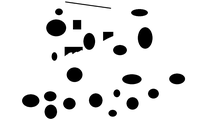
#> input picture subtask2/map3.png, 214 x 120 px, shrunk from 1152 x 648 before the run
$ python subtask2_2.py
#> lines starting #> are read from the running program, lines starting #| are printed output that depends on the picture; after the words box and inside, x2 and y2 are one past the last pixel; in counts of white or black regions, pixels touching at a corner belong together
"""
Subtask 2.2: Independent swarm with IVP + RK4.
- Path from map (A*, spline, path with width). Robots deployed in squares at A and B.
- Motion: ẋ = v, v̇ = (1/m)(F_goal + F_rep_robots + F_rep_walls + F_damp); velocity saturation.
- Walls of the path act like other robots: same repulsion law when robot is near left/right boundary.
- Output: live display + save as .gif only.
"""

import numpy as np
from scipy.interpolate import splprep, splev
from scipy.ndimage import binary_dilation
import matplotlib.pyplot as plt
from matplotlib.patches import Circle
import matplotlib.animation as animation
from pathlib import Path
import heapq

# --------------- Path ---------------
MAP_IMAGE = "map3.png"
OBSTACLE_THRESHOLD = 0.5
INFLATE_MARGIN = 3
PATH_WIDTH_PX = 35
A_PX = [80.0, 80.0]

# --------------- Robot dynamics ---------------
M = 1.0
K_P = 9.0
K_REP = 300.0
K_D = 0.0
R_SAFE = 25.0
V_MAX = 18.0

# Walls = same repulsion as robots (path boundaries act as virtual robots)
WALL_SAFE = 10.0        # repulsion from wall when distance < this (like R_SAFE for walls)
K_REP_WALL = 650.0      # can tune separately from robot repulsion

GOAL_REACHED_RADIUS = 40.0
SAVE_VIDEO = True
OUTPUT_VIDEO = "subtask22_output.gif"

ROBOT_RADIUS_PX = 4.0
SQUARE_SIZE = 2
SPACING = 15.0
DT = 0.08
N_SUBSTEPS = 5


def image_to_obstacle_grid(img, threshold=0.5):
    if img.ndim >= 3:
        gray = np.mean(img[..., :3], axis=2)
    else:
        gray = np.asarray(img, dtype=float)
    if gray.max() > 1:
        gray = gray / 255.0
    return gray < threshold


def inflate_obstacles(obstacle, margin):
    if margin <= 0:
        return obstacle
    footprint = np.ones((2 * margin + 1, 2 * margin + 1))
    return binary_dilation(obstacle, structure=footprint)


def astar(grid, start, goal):
    H, W = grid.shape
    start = (int(round(start[0])), int(round(start[1])))
    goal = (int(round(goal[0])), int(round(goal[1])))
    for pt in [start, goal]:
        if not (0 <= pt[0] < W and 0 <= pt[1] < H) or grid[pt[1], pt[0]]:
            return None
    neighbors = [(-1,-1),(-1,0),(-1,1),(0,-1),(0,1),(1,-1),(1,0),(1,1)]
    g, parent = {start: 0}, {}
    open_set = [(0, start)]
    while open_set:
        _, (x, y) = heapq.heappop(open_set)
        if (x, y) == goal:
            path = []
            cur = goal
            while cur is not None:
                path.append(cur)
                cur = parent.get(cur)
            return list(reversed(path))
        for dx, dy in neighbors:
            nx, ny = x + dx, y + dy
            if not (0 <= nx < W and 0 <= ny < H) or grid[ny, nx]:
                continue
            cost = np.sqrt(dx*dx + dy*dy)
            ng = g[(x, y)] + cost
            if (nx, ny) not in g or ng < g[(nx, ny)]:
                g[(nx, ny)] = ng
                heapq.heappush(open_set, (ng + np.hypot(nx - goal[0], ny - goal[1]), (nx, ny)))
                parent[(nx, ny)] = (x, y)
    return None


def simplify_path(path, step=5):
    if len(path) <= 3:
        return path
    out = [path[0]]
    for i in range(step, len(path) - 1, step):
        out.append(path[i])
    out.append(path[-1])
    return out


def spline_from_points(x_pts, y_pts):
    pts = np.column_stack([np.asarray(x_pts, dtype=float), np.asarray(y_pts, dtype=float)])
    n = len(pts)
    if n < 2:
        return None
    k = min(3, n - 1)
    tck, _ = splprep([pts[:, 0], pts[:, 1]], s=0, k=k)
    return tck


def path_boundaries(x_pts, y_pts, width, n_sample=200):
    tck = spline_from_points(x_pts, y_pts)
    if tck is None:
        return None
    u_fine = np.linspace(0, 1, n_sample)
    x_c, y_c = splev(u_fine, tck)
    dx, dy = splev(u_fine, tck, der=1)
    norm = np.sqrt(dx**2 + dy**2) + 1e-12
    nx, ny = -dy / norm, dx / norm
    half = width / 2
    x_left = x_c + half * nx
    y_left = y_c + half * ny
    x_right = x_c - half * nx
    y_right = y_c - half * ny
    return (x_c, y_c), (x_left, y_left), (x_right, y_right), tck


def nearest_on_polyline(x, y, x_pts, y_pts):
    """Nearest point on polyline (x_pts, y_pts) to (x, y). Returns (x_n, y_n, dist)."""
    d2 = (x_pts - x)**2 + (y_pts - y)**2
    i = np.argmin(d2)
    return x_pts[i], y_pts[i], np.sqrt(d2[i])


def build_path_from_map(map_path):
    img = plt.imread(str(map_path))
#> img is the input picture: shape (120, 214, 4) float32; mean R, G, B, A 0.896, 0.896, 0.896, 1
    H, W = img.shape[0], img.shape[1]
#> H = 120; W = 214
    B = [W - 80.0, H - 80.0]
#> B = [134, 40]
    A = list(A_PX)
    obstacle = image_to_obstacle_grid(img, OBSTACLE_THRESHOLD)
#> in image_to_obstacle_grid, `return gray < threshold`:
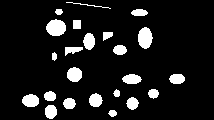
#> returned value: shape (120, 214) bool; 10.3% white; 23 white regions, largest, box (x1, y1, x2, y2) and area: (46, 19, 66, 36) 262, (138, 27, 153, 49) 246, (67, 67, 82, 82) 179
    margin = int(np.ceil(PATH_WIDTH_PX / 2) + 10) + INFLATE_MARGIN
    obstacle_inflated = inflate_obstacles(obstacle, margin)
#> in inflate_obstacles, `return binary_dilation(obstacle, structure=footprint)`:
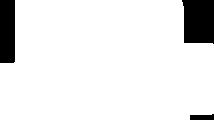
#> returned value: shape (120, 214) bool; 90.8% white; 3 black regions, box (x1, y1, x2, y2) and area: (182, 0, 214, 44) 1299, (0, 0, 15, 63) 944, (190, 114, 214, 120) 122
    path_pixels = astar(obstacle_inflated, (A[0], A[1]), (B[0], B[1]))
    if path_pixels is None or len(path_pixels) < 2:
        path_pixels = [(A[0], A[1]), (B[0], B[1])]
#> path_pixels = [(80, 80), (134, 40)]
    path_pixels = simplify_path(path_pixels, max(1, len(path_pixels) // 25))
    x_pts = [p[0] for p in path_pixels]
#> x_pts = [80, 134]
    y_pts = [p[1] for p in path_pixels]
#> y_pts = [80, 40]
    result = path_boundaries(x_pts, y_pts, PATH_WIDTH_PX)
    if result is None:
        result = path_boundaries([A[0], B[0]], [A[1], B[1]], PATH_WIDTH_PX)
    (x_c, y_c), (x_left, y_left), (x_right, y_right), tck = result
#> x_c = 200 values from 80 to 134
    return A, B, tck, (x_c, y_c), (x_left, y_left), (x_right, y_right), (W, H), img


def deploy_square(center, goal, n_side, spacing):
    robots = []
    for i in range(n_side):
        for j in range(n_side):
            x = center[0] + (i - (n_side - 1) / 2) * spacing
            y = center[1] + (j - (n_side - 1) / 2) * spacing
            robots.append({"x": x, "y": y, "vx": 0.0, "vy": 0.0, "goal": goal})
    return robots


def f_rep(xi, yi, xj, yj, k_rep, r_safe):
    """Repulsive force on (xi,yi) from (xj,yj). Same law for robot-robot and robot-wall."""
    dx, dy = xi - xj, yi - yj
    d = np.hypot(dx, dy) + 1e-12
    if d >= r_safe:
        return 0.0, 0.0
    f = k_rep / (d * d)
    return f * (dx / d), f * (dy / d)


def acceleration(robot, robots, goal, x_left, y_left, x_right, y_right, k_p, k_rep, k_rep_wall, k_d, r_safe, wall_safe, m):
    xi, yi = robot["x"], robot["y"]
    vx, vy = robot["vx"], robot["vy"]
    gx, gy = goal[0], goal[1]
    # Target
    d_goal = np.hypot(gx - xi, gy - yi) + 1e-12
    Fgx = k_p * (gx - xi) / d_goal * min(1.0, d_goal)
    Fgy = k_p * (gy - yi) / d_goal * min(1.0, d_goal)
    # Repulsion from other robots
    Frx, Fry = 0.0, 0.0
    for other in robots:
        if other is robot:
            continue
        fx, fy = f_rep(xi, yi, other["x"], other["y"], k_rep, r_safe)
        Frx += fx
        Fry += fy
    # Repulsion from walls (same law as robots: walls = virtual robots)
    xl, yl, dl = nearest_on_polyline(xi, yi, x_left, y_left)
    if dl < wall_safe:
        fx, fy = f_rep(xi, yi, xl, yl, k_rep_wall, wall_safe)
        Frx += fx
        Fry += fy
    xr, yr, dr = nearest_on_polyline(xi, yi, x_right, y_right)
    if dr < wall_safe:
        fx, fy = f_rep(xi, yi, xr, yr, k_rep_wall, wall_safe)
        Frx += fx
        Fry += fy
    # Damping
    Fdx = -k_d * vx
    Fdy = -k_d * vy
    ax = (Fgx + Frx + Fdx) / m
    ay = (Fgy + Fry + Fdy) / m
    return ax, ay


def velocity_saturate(vx, vy, v_max):
    v = np.hypot(vx, vy) + 1e-12
    if v <= v_max:
        return vx, vy
    s = v_max / v
    return vx * s, vy * s


def state_to_vec(robots):
    out = []
    for r in robots:
        out.extend([r["x"], r["y"], r["vx"], r["vy"]])
    return np.array(out, dtype=float)


def vec_to_state(robots, vec):
    for i, r in enumerate(robots):
        j = i * 4
        r["x"], r["y"] = vec[j], vec[j+1]
        r["vx"], r["vy"] = vec[j+2], vec[j+3]


def rhs(vec, robots, goals, x_left, y_left, x_right, y_right):
    vec_to_state(robots, vec)
    out = np.zeros_like(vec)
    for i, r in enumerate(robots):
        ax, ay = acceleration(r, robots, goals[i], x_left, y_left, x_right, y_right,
                              K_P, K_REP, K_REP_WALL, K_D, R_SAFE, WALL_SAFE, M)
        j = i * 4
        out[j], out[j+1] = r["vx"], r["vy"]
        out[j+2], out[j+3] = ax, ay
    return out


def rk4_step(vec, dt, robots, goals, x_left, y_left, x_right, y_right):
    k1 = rhs(vec, robots, goals, x_left, y_left, x_right, y_right)
    vec_to_state(robots, vec + 0.5*dt*k1)
    k2 = rhs(vec, robots, goals, x_left, y_left, x_right, y_right)
    vec_to_state(robots, vec + 0.5*dt*k2)
    k3 = rhs(vec, robots, goals, x_left, y_left, x_right, y_right)
    vec_to_state(robots, vec + dt*k3)
    k4 = rhs(vec, robots, goals, x_left, y_left, x_right, y_right)
    vec_to_state(robots, vec)
    new_vec = vec + (dt / 6.0) * (k1 + 2*k2 + 2*k3 + k4)
    for i in range(len(robots)):
        j = i * 4
        vx, vy = velocity_saturate(new_vec[j+2], new_vec[j+3], V_MAX)
        new_vec[j+2], new_vec[j+3] = vx, vy
    return new_vec


def main():
    map_path = Path(__file__).parent / MAP_IMAGE
    if not map_path.exists():
        print("Map not found:", MAP_IMAGE)
        return
    A, B, tck, (x_c, y_c), (x_left, y_left), (x_right, y_right), (W, H), img = build_path_from_map(map_path)
    robot_radius = ROBOT_RADIUS_PX

    robots_at_A = deploy_square(A, B, SQUARE_SIZE, SPACING)
    robots_at_B = deploy_square(B, A, SQUARE_SIZE, SPACING)
    robots = robots_at_A + robots_at_B
    goals = [r["goal"] for r in robots]

    fig, ax = plt.subplots(1, 1, figsize=(11.5, 6.5))
    ax.imshow(img, extent=[0, W, 0, H], aspect="equal", origin="lower", alpha=0.85, zorder=0)
    ax.set_xlim(0, W)
    ax.set_ylim(0, H)
    ax.set_aspect("equal")
    ax.set_xlabel("x")
    ax.set_ylabel("y")
    ax.set_title("Subtask 2.2: Swarm (IVP + RK4, walls = repulsion like robots)")

    ax.fill(np.r_[x_left, x_right[::-1]], np.r_[y_left, y_right[::-1]],
            color="lightgray", edgecolor="gray", linewidth=1, alpha=0.7, zorder=1)
    ax.plot(x_c, y_c, "k-", lw=1.5, label="Path centerline", zorder=2)
    ax.plot(A[0], A[1], "go", markersize=12, label="A", zorder=3)
    ax.plot(B[0], B[1], "rs", markersize=12, label="B", zorder=3)

    circles = []
    for r in robots:
        color = "blue" if r["goal"] is B else "red"
        circ = Circle((r["x"], r["y"]), robot_radius, color=color, ec="black", lw=1, zorder=4)
        ax.add_patch(circ)
        circles.append(circ)

    def init():
        for i, r in enumerate(robots):
            circles[i].center = (r["x"], r["y"])
        return circles

    all_reached_flag = [False]

    def frame_gen():
        for i in range(2000):
            yield i
            if all_reached_flag[0]:
                return

    def animate(frame):
        vec = state_to_vec(robots)
        for _ in range(N_SUBSTEPS):
            vec = rk4_step(vec, DT, robots, goals, x_left, y_left, x_right, y_right)
        vec_to_state(robots, vec)
        for i, r in enumerate(robots):
            circles[i].center = (r["x"], r["y"])
        if all(np.hypot(r["x"] - r["goal"][0], r["y"] - r["goal"][1]) <= GOAL_REACHED_RADIUS for r in robots):
            all_reached_flag[0] = True
        return circles

    init()

    if SAVE_VIDEO:
        output_path = OUTPUT_VIDEO
        writer = animation.PillowWriter(fps=25)
        writer.setup(fig, output_path, dpi=120)
        plt.ion()
        fig.show()
        writer.grab_frame()
        for frame in frame_gen():
            animate(frame)
            fig.canvas.draw()
            fig.canvas.flush_events()
            writer.grab_frame()
        writer.finish()
        print("Saved video to", output_path)
        plt.ioff()
    else:
        anim = animation.FuncAnimation(
            fig, animate, init_func=init, frames=frame_gen,
            interval=40, blit=True, repeat=False, cache_frame_data=False, save_count=2000
        )

    plt.show()


if __name__ == "__main__":
    main()
#> in deploy_square, `robots = []`: robots = []
#> after the loop in deploy_square, `for i in range(n_side):`: robots = 4 items
#> ``:
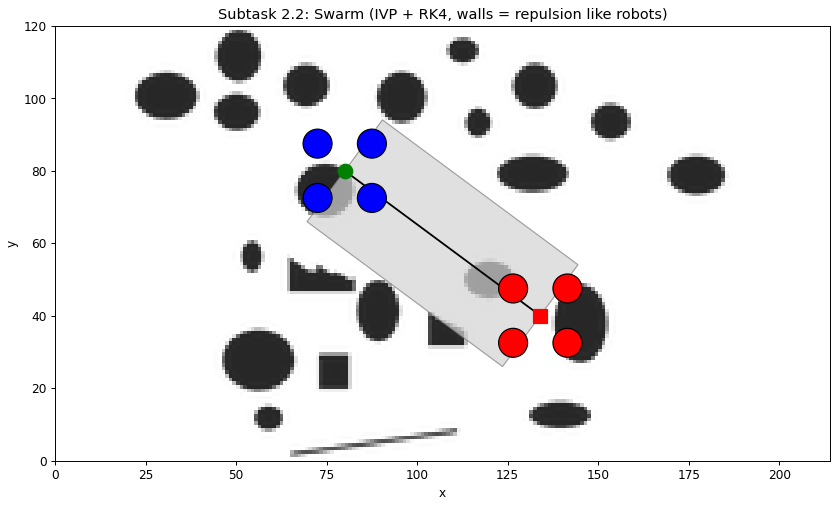
#> figure drawn by matplotlib, 1 panel
#> in state_to_vec, `out = []`: out = []
#> the loop in state_to_vec, `for r in robots:` made 8 passes
#> r on passes 1 to 8: {'x': 72.5, 'y': 72.5, 'vx': 0, 'vy': 0, 'goal': [134, 40]}, {'x': 72.5, 'y': 87.5, 'vx': 0, 'vy': 0, 'goal': [134, 40]}, {'x': 87.5, 'y': 72.5, 'vx': 0, 'vy': 0, 'goal': [134, 40]}, {'x': 87.5, 'y': 87.5, 'vx': 0, 'vy': 0, 'goal': [134, 40]}, {'x': 126.5, 'y': 32.5, 'vx': 0, 'vy': 0, 'goal': [80, 80]}, {'x': 126.5, 'y': 47.5, 'vx': 0, 'vy': 0, 'goal': [80, 80]}, {'x': 141.5, 'y': 32.5, 'vx': 0, 'vy': 0, 'goal': [80, 80]}, {'x': 141.5, 'y': 47.5, 'vx': 0, 'vy': 0, 'goal': [80, 80]}
#> after the loop in state_to_vec, `for r in robots:`: out = 32 values, max 141.5 at index 24, min 0 at index 2, mean 41.75
#> the loop in vec_to_state, `for i, r in enumerate(robots):` made 8 passes
#> j on passes 1 to 8: 0, 4, 8, 12, 16, 20, 24, 28
#> the loop in rhs, `for i, r in enumerate(robots):` made 8 passes
#> (r, xi in acceleration, yi in acceleration, gx in acceleration, gy in acceleration, d_goal in acceleration, Fgx in acceleration, Fgy in acceleration) on passes 2, 3, 6, 7: ({'x': 72.5, 'y': 87.5, 'vx': 0, 'vy': 0, 'goal': [134, 40]}, 72.5, 87.5, 134, 40, 77.71, 7.12, -5.5), ({'x': 87.5, 'y': 72.5, 'vx': 0, 'vy': 0, 'goal': [134, 40]}, 87.5, 72.5, 134, 40, 56.73, 7.38, -5.16), ({'x': 126.5, 'y': 47.5, 'vx': 0, 'vy': 0, 'goal': [80, 80]}, 126.5, 47.5, 80, 80, 56.73, -7.38, 5.16), ({'x': 141.5, 'y': 32.5, 'vx': 0, 'vy': 0, 'goal': [80, 80]}, 141.5, 32.5, 80, 80, 77.71, -7.12, 5.5)
#> (r, xi in acceleration, yi in acceleration, gx in acceleration, gy in acceleration, d_goal in acceleration, Fgx in acceleration, Fgy in acceleration) on passes 1, 5: ({'x': 72.5, 'y': 72.5, 'vx': 0, 'vy': 0, 'goal': [134, 40]}, 72.5, 72.5, 134, 40, 69.56, 7.96, -4.21), ({'x': 126.5, 'y': 32.5, 'vx': 0, 'vy': 0, 'goal': [80, 80]}, 126.5, 32.5, 80, 80, 66.47, -6.3, 6.43)
#> after the loop in rhs, `for i, r in enumerate(robots):`: out = 32 values, max 15.11 at index 19, min -15.11 at index 15, mean 1.11e-15
#> in rk4_step, `k1 = rhs(vec, robots, goals, x_left, y_left, x_right, y_right)`: k1 has the same summary as out in rhs
#> the loop in vec_to_state (call 2), `for i, r in enumerate(robots):` made 8 passes
#> the loop in rhs (call 2), `for i, r in enumerate(robots):` made 8 passes
#> (r, xi in acceleration, yi in acceleration, d_goal in acceleration, Fgx in acceleration, Fgy in acceleration) on passes 2 to 3: ({'x': 72.5, 'y': 87.5, 'vx': 0, 'vy': 0, 'goal': [134, 40]}, 72.5, 87.5, 77.71, 7.12, -5.5), ({'x': 87.5, 'y': 72.5, 'vx': 0, 'vy': 0, 'goal': [134, 40]}, 87.5, 72.5, 56.73, 7.38, -5.16)
#> the loop in rk4_step, `for i in range(len(robots)):` made 8 passes
#> the loop in rk4_step (call 2), `for i in range(len(robots)):` made 8 passes
#> the loop in state_to_vec (call 2), `for r in robots:` made 8 passes
#> ``:
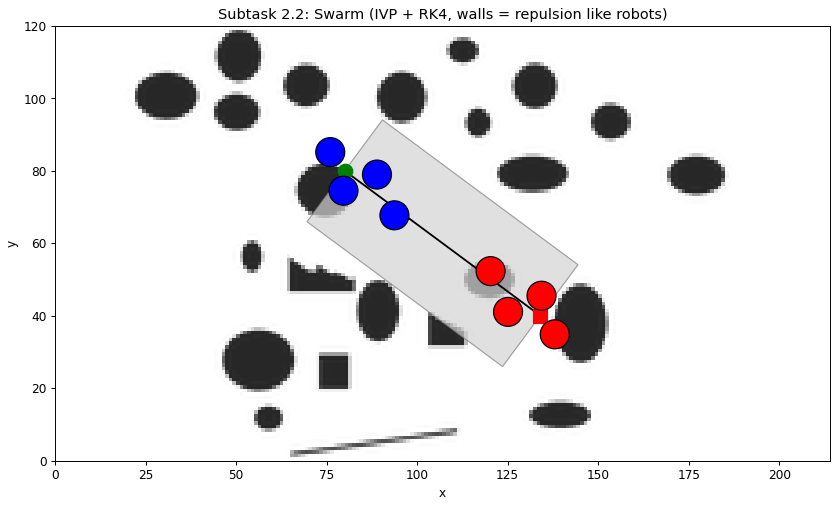
#> figure drawn by matplotlib, 1 panel
#> ``:
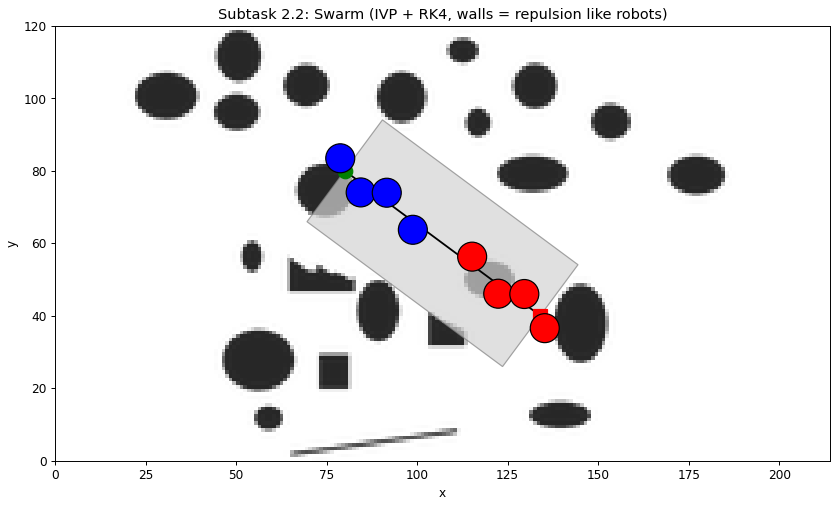
#> figure drawn by matplotlib, 1 panel
#> ``:
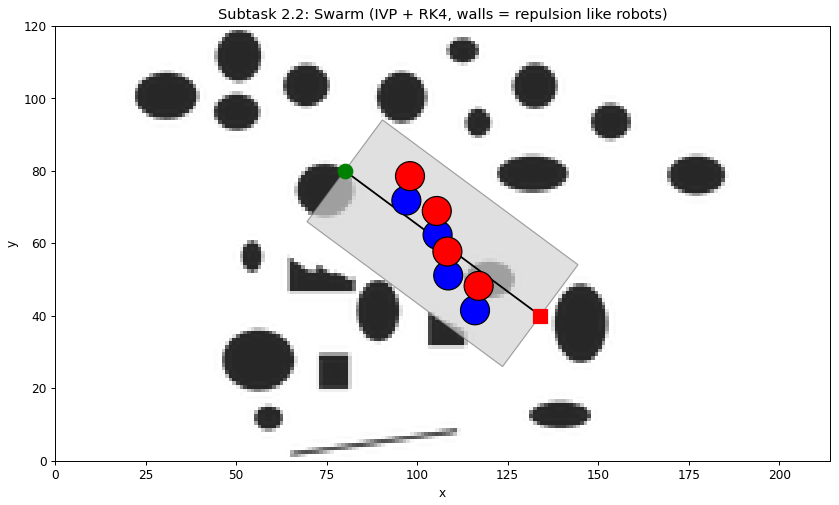
#> figure drawn by matplotlib, 1 panel
#> ``:
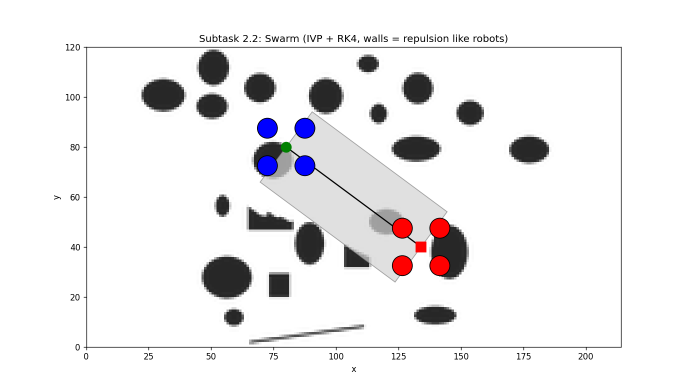
#> saved as subtask22_output.gif: PIL image 1380x780 RGBA (shown at 1/2 size); mean R, G, B, A 237.6, 236.4, 237.5, 255

$ run again, with subtask2/map2.png copied over subtask2/map3.png
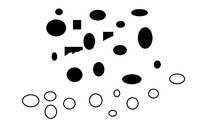
#> input picture subtask2/map2.png, 214 x 120 px, shrunk from 1152 x 648 before the run
#> in build_path_from_map, img is the input picture: shape (120, 214, 4) float32; mean R, G, B, A 0.913, 0.913, 0.913, 1
#> in image_to_obstacle_grid, `return gray < threshold`:
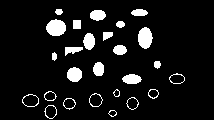
#> returned value: shape (120, 214) bool; 8.6% white; 26 white regions, largest, box (x1, y1, x2, y2) and area: (46, 19, 66, 36) 262, (138, 27, 153, 49) 246, (67, 67, 82, 82) 179
#> in deploy_square, `robots = []`: robots = []
#> after the loop in deploy_square, `for i in range(n_side):`: robots = 4 items
#> in state_to_vec, `out = []`: out = []
#> the loop in state_to_vec, `for r in robots:` made 8 passes
#> r on passes 1 to 7: {'x': 72.5, 'y': 72.5, 'vx': 0, 'vy': 0, 'goal': [134, 40]}, {'x': 72.5, 'y': 87.5, 'vx': 0, 'vy': 0, 'goal': [134, 40]}, {'x': 87.5, 'y': 72.5, 'vx': 0, 'vy': 0, 'goal': [134, 40]}, {'x': 87.5, 'y': 87.5, 'vx': 0, 'vy': 0, 'goal': [134, 40]}, {'x': 126.5, 'y': 32.5, 'vx': 0, 'vy': 0, 'goal': [80, 80]}, {'x': 126.5, 'y': 47.5, 'vx': 0, 'vy': 0, 'goal': [80, 80]}, {'x': 141.5, 'y': 32.5, 'vx': 0, 'vy': 0, 'goal': [80, 80]}
#> after the loop in state_to_vec, `for r in robots:`: out = 32 values, max 141.5 at index 24, min 0 at index 2, mean 41.75
#> the loop in vec_to_state, `for i, r in enumerate(robots):` made 8 passes
#> j on passes 1 to 6: 0, 4, 8, 12, 16, 20
#> the loop in rhs, `for i, r in enumerate(robots):` made 8 passes
#> (r, xi in acceleration, yi in acceleration, gx in acceleration, gy in acceleration, d_goal in acceleration, Fgx in acceleration, Fgy in acceleration) on passes 2, 3, 6, 7: ({'x': 72.5, 'y': 87.5, 'vx': 0, 'vy': 0, 'goal': [134, 40]}, 72.5, 87.5, 134, 40, 77.71, 7.12, -5.5), ({'x': 87.5, 'y': 72.5, 'vx': 0, 'vy': 0, 'goal': [134, 40]}, 87.5, 72.5, 134, 40, 56.73, 7.38, -5.16), ({'x': 126.5, 'y': 47.5, 'vx': 0, 'vy': 0, 'goal': [80, 80]}, 126.5, 47.5, 80, 80, 56.73, -7.38, 5.16), ({'x': 141.5, 'y': 32.5, 'vx': 0, 'vy': 0, 'goal': [80, 80]}, 141.5, 32.5, 80, 80, 77.71, -7.12, 5.5)
#> after the loop in rhs, `for i, r in enumerate(robots):`: out = 32 values, max 15.11 at index 19, min -15.11 at index 15, mean 1.11e-15
#> k1 has the same summary as out in rhs
#> the loop in vec_to_state (call 2), `for i, r in enumerate(robots):` made 8 passes
#> the loop in rhs (call 2), `for i, r in enumerate(robots):` made 8 passes
#> the loop in rk4_step, `for i in range(len(robots)):` made 8 passes
#> the loop in rk4_step (call 2), `for i in range(len(robots)):` made 8 passes
#> the loop in state_to_vec (call 2), `for r in robots:` made 8 passes
#> ``:
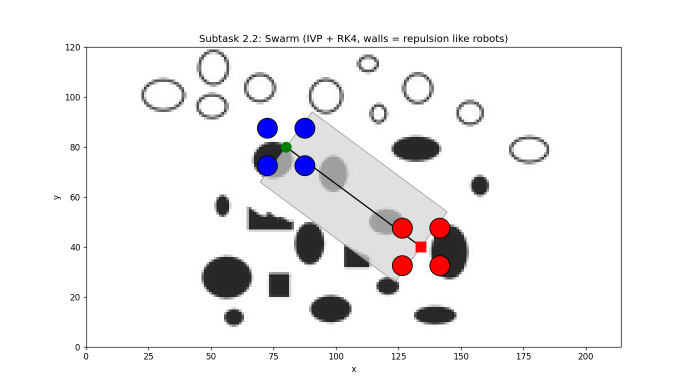
#> saved as subtask22_output.gif: PIL image 1380x780 RGBA (shown at 1/2 size); mean R, G, B, A 240.2, 239.1, 240.1, 255
